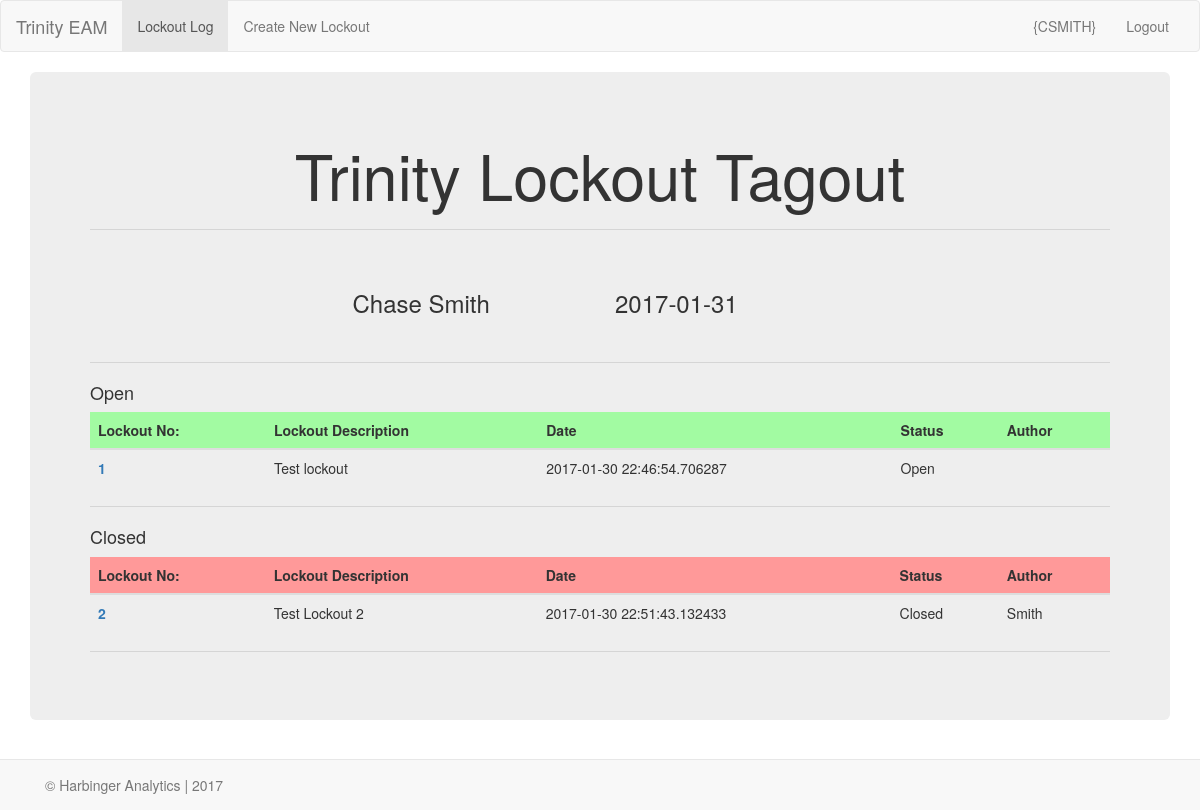
Before: / with the older database file.
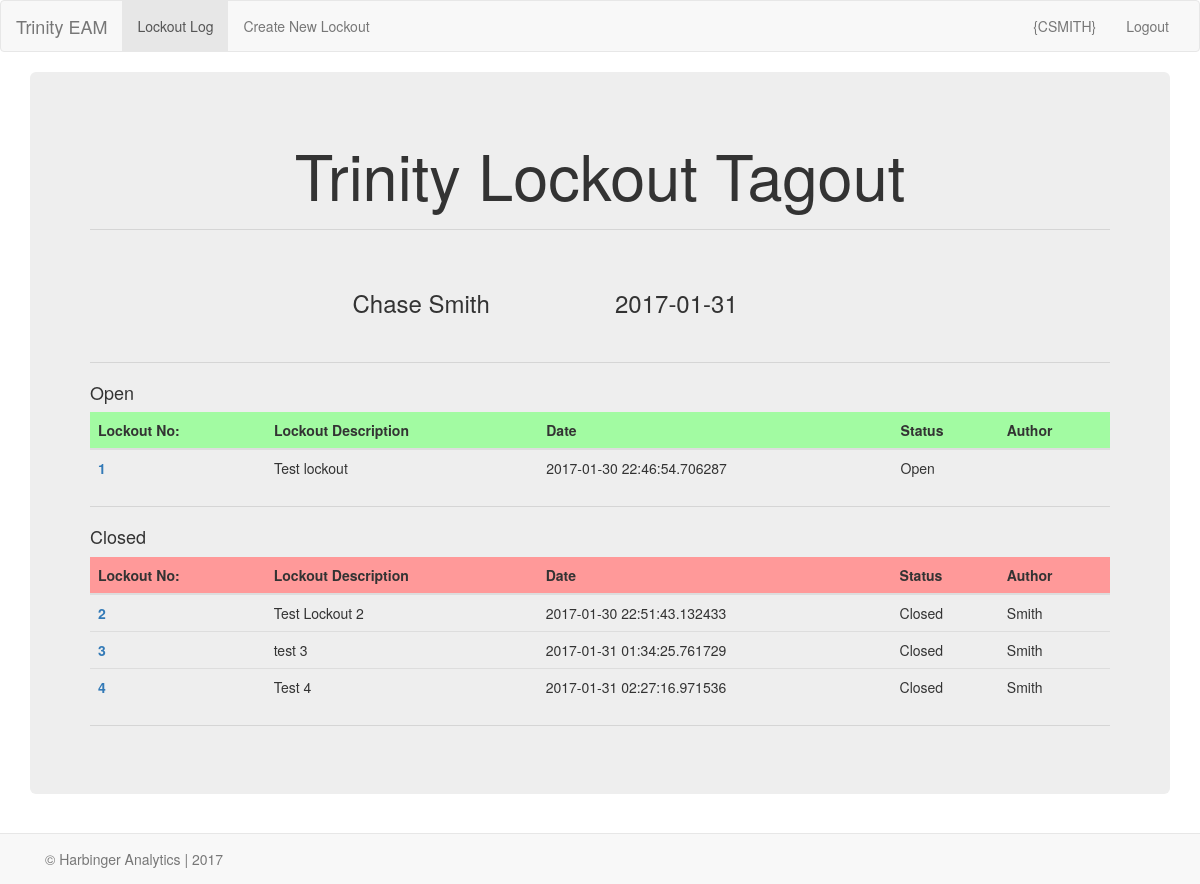
After: the same page with the newer database file.
### models.py (models this page shows, shortened)
class User(db.Model):
    __tablename__="user"
    id=db.Column(db.Integer, primary_key=True)
    username=db.Column(db.String(20), unique=True)
    first_name=db.Column(db.String(20), nullable=False)
    last_name=db.Column(db.String(20), nullable=False)
    position=db.Column(db.String(50), nullable=False)

class Lockout(db.Model):
    __tablename__="lockout"
    id=db.Column(db.Integer, primary_key=True)
    lockout_description=db.Column(db.String(200), nullable=False)
    lockout_author = db.relationship('User', backref=db.backref('lockout_author', lazy='dynamic'))
    user_id=db.Column('user_id', db.Integer, db.ForeignKey('user.id'))
    filename=db.Column(db.String(300), nullable=True)
    status=db.Column(db.Boolean(), default=True)
    goggles=db.Column(db.Boolean(), default=False)
    faceshield=db.Column(db.Boolean(),default=False)
    fullface=db.Column(db.Boolean(), default=False)
    dustmask=db.Column(db.Boolean(), default=False)
    leathergloves=db.Column(db.Boolean(), default=False)
    saranax=db.Column(db.Boolean(), default=False)
    nitrilegloves=db.Column(db.Boolean(), default=False)
    chemicalgloves=db.Column(db.Boolean(), default=False)
    chemicalsuit=db.Column(db.Boolean(),default=False)
    tyrex=db.Column(db.Boolean(),default=False)
    rubberboots=db.Column(db.Boolean(),default=False)
    sar=db.Column(db.Boolean(),default=False)
    data=db.Column(db.LargeBinary(),nullable=True)
    date=db.Column(db.DateTime)
    ppe=db.Column(db.String(50), nullable=True)

### app.py (the view)
@app.route('/')
def index():
    today=date.today()
    user=db.session.query(User).first()
    lockout=db.session.query(Lockout).all()
    open_lockouts=db.session.query(Lockout).filter_by(status=True).all()
    closed_lockouts=db.session.query(Lockout).filter_by(status=False).all()
    return render_template('index.html', closed_lockouts=closed_lockouts, open_lockouts=open_lockouts, user=user, today=today)

### templates/index.html
{% extends "base.html" %}
{% import "bootstrap/wtf.html" as wtf %}
{% block content %}
<div class="jumbotron">
<div class="text-center">
<h1> Trinity Lockout Tagout </h1>
</div>
<hr>
<br>
<div class="row">
        <div class="col-xs-3 col-xs-offset-3 form-group">
            <h3>{{ user.first_name }} {{ user.last_name }} </h3>
        </div>
        <div class="col-xs-6">
            <h3> {{ today }} </h3>
        </div>
</div>
<hr>
<h4>Open</h4>
<table class="table table-sm">
<thead>
  <tr style="background-color: #A2FBA2;">
    <th>Lockout No:</th>
    <th>Lockout Description</th>
    <th>Date</th>
    <th>Status</th>
    <th>Author</th>
  </tr>
</thead>
<tbody>
  {% for each in open_lockouts %}
  <tr >
    <th scope="row" ><a href="lockout/{{each.id}}">{{ each.id }}</a></th>
    <td>{{ each.lockout_description }}</td>
    <td>{{ each.date }}</td>
    {% if each.status == True %}
    <td>Open</td>
    {% else %}
    <td>Closed</td>
    {% endif %}
    <td>{{ each.lockout_author.last_name }}</td>
  </tr>
  {% endfor %}
</tbody>
</table>
<hr>
<h4>Closed</h4>
  <table class="table table-sm">
    <thead>
      <tr style="background-color: #FF9999;">
        <th>Lockout No:</th>
        <th>Lockout Description</th>
        <th>Date</th>
        <th>Status</th>
        <th>Author</th>
      </tr>
    </thead>
  <tbody>
    {% for each in closed_lockouts %}
    <tr>
      <th scope="row"><a href="lockout/{{each.id}}">{{ each.id }}</a></th>
      <td>{{ each.lockout_description }}</td>
      <td>{{ each.date }}</td>
      {% if each.status == True %}
      <td>Open</td>
      {% else %}
      <td>Closed</td>
      {% endif %}
      <td>{{ each.lockout_author.last_name }}</td>
    </tr>
    {% endfor %}
  </tbody>
</table>
<hr>
{% endblock %}

### templates/base.html (shortened to what this page needs)
<!DOCTYPE html>
<html>
  <head>
    {% block head %}
    <link href="{{ url_for('static', filename='bootstrap.min.css') }}" rel="stylesheet">
    <link href="{{ url_for('static', filename='style.css') }}" rel="stylesheet">
    {% endblock %}
  </head>
  <body>
  <nav class="navbar navbar-default">
  <div class="container-fluid">
    <div class="navbar-header">
      <a class="navbar-brand" href="/">Trinity EAM</a>
    </div>
    <div class="collapse navbar-collapse">
      <ul class="nav navbar-nav">
        <li class="active"><a href="/">Lockout Log <span class="sr-only">(current)</span></a></li>
        <li><a href="/lockout">Create New Lockout</a></li>
      </ul>
      <ul class="nav navbar-nav navbar-right">
        <li><a href="/user">{CSMITH}</a></li>
        <li><a href="/logout">Logout</a></li>
      </ul>
    </div>
  </div>
</nav>
    <div class="container"   style="margin-bottom: 60px;">
      {% block content %}{% endblock %}
    </div>
    <div class="navbar navbar-default navbar-fixed-bottom" role="navigation"  style="margin-bottom: 0px;" >
    	<div class="container">
    		<p class ="navbar-text"> &copy; Harbinger Analytics | 2017</p>
    	</div>
    </div>
  </body>
</html>

### static/style.css (style rules this page uses)
hr { background-color: blue; }

Changed rows visible on the page:
added Lockout: id "3", lockout_description "test 3", date "2017-01-31 01:34:25.761729", status "Closed", lockout_author.last_name "Smith"
added Lockout: id "4", lockout_description "Test 4", date "2017-01-31 02:27:16.971536", status "Closed", lockout_author.last_name "Smith"
